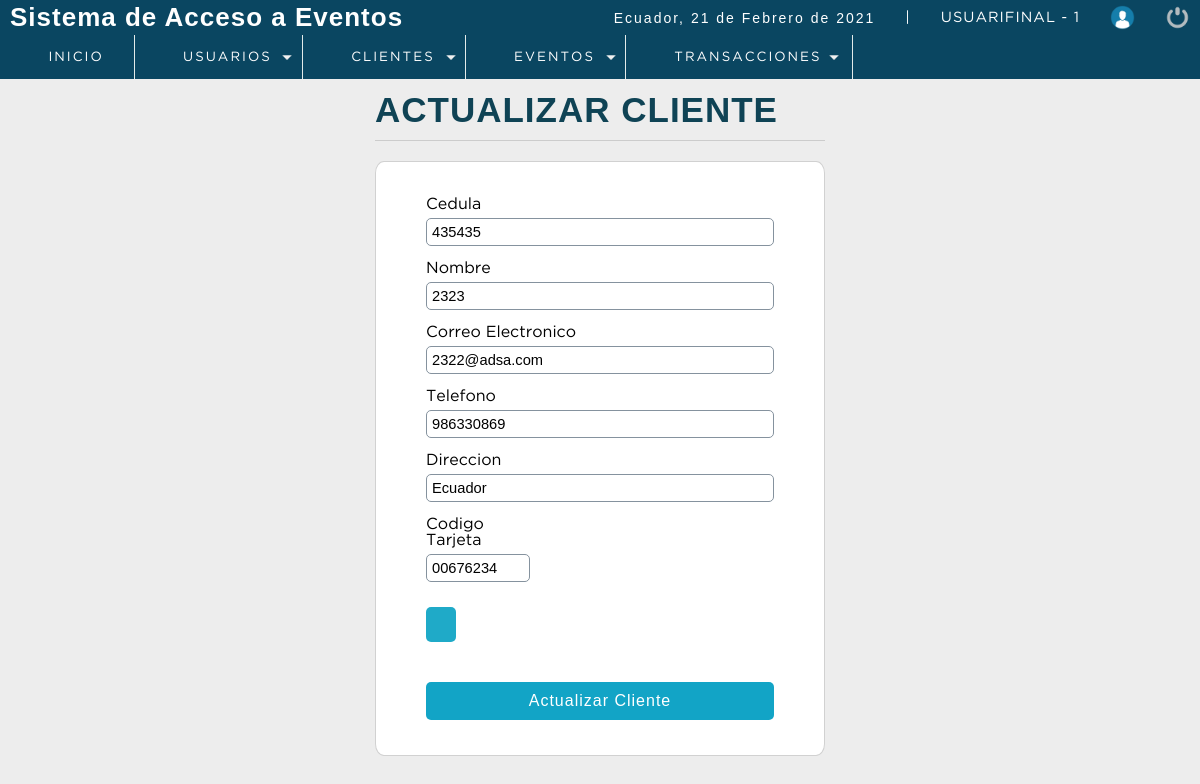
The app's page /P_seminarios/sistema/editar_cliente.php?id=75 (signed in) with its own data.
### tables this page shows
CREATE TABLE `cliente` (
  `idcliente` int(11) NOT NULL,
  `cedula` int(11) DEFAULT NULL,
  `nombre` varchar(80) DEFAULT NULL,
  `apellidos` varchar(80) NOT NULL,
  `Correo` varchar(80) DEFAULT NULL,
  `telefono` int(11) DEFAULT NULL,
  `direccion` text DEFAULT NULL,
  `dateAdd` datetime NOT NULL DEFAULT current_timestamp(),
  `usuario_id` int(11) NOT NULL,
  `status` int(11) NOT NULL DEFAULT 1,
  `cod_tarjeta` varchar(20) NOT NULL
);

### P_seminarios/sistema/editar_cliente.php (the view, shortened to what this page needs)
<?php
 include "../conection.php";
$idcliente = $_REQUEST['id'];
$sql = mysqli_query($conection,"SELECT *
                                FROM cliente
                                WHERE idcliente = $idcliente AND status = 1");
$result_sql = mysqli_num_rows($sql);
if($result_sql == 0){
    header('Location: lista_clientes.php');
}else{
    while ($data = mysqli_fetch_array($sql)) {
            $cedula     = $data['cedula'];
            $nombre     = $data['nombre'];
            $email      = $data['Correo'];
            $telefono   = $data['telefono'];
            $direccion  = $data['direccion'];
            $codTarjeta  = $data['cod_tarjeta'];
    }
}
?>
<!DOCTYPE html>
<html lang="en">
<head>
	<?php include "includes/scripts.php"?>
</head>
<body>
 <?php include "includes/header.php"?>
	<section id="container">
		<div class="form_registre">
        <h1>ACTUALIZAR CLIENTE</h1>
        <hr>
        <form action="" method="post">
            <label for="cedula">Cedula</label>
            <input type="text" name="cedula" id="cedula" placeholder="Numero de Cedula" value="<?php echo $cedula?>">
            <label for="nombre">Nombre</label>
            <input type="text" name="nombre" id="nombre" placeholder="Nombre Completo" value="<?php echo $nombre?>">
            <label for="correo">Correo Electronico</label>
            <input type="email" name="correo" id="correo" placeholder="Correo Electronico" value="<?php echo $email?>">
            <label for="telefono">Telefono</label>
            <input type="number" name="telefono" id="telefono" placeholder="Numero de Telefono" value="<?php echo $telefono?>">
            <label for="direccion">Direccion</label>
            <input type="text" name="direccion" id="direccion" placeholder="Direccion Completa" value="<?php echo $direccion?>">
            <div class="wd30">
                    <label for="">Codigo Tarjeta</label>
                    <input type="text" name="cod_tarjeta" id="cod_tarjeta"  value="<?php echo $codTarjeta?>" required >
                </div>
                <div class="wd30">
                <button class="btn_view " id="btn_refresh" type="button" style="margin: 25px auto 10px auto;" ><i class="fas fa-sync"></i></button>
                </div>
            <input type="submit" value="Actualizar Cliente" class="btn_save">
        </form>
        </div>
	</section>
</body>
</html>

### P_seminarios/sistema/css/style.css (style rules this page uses)
* { margin: 0; padding: 0; box-sizing: border-box; }
body { background: #ededed; }
h1, h2, h3, h4, h5, h6 { font-family: 'arial'; font-weight: bold; letter-spacing: 1px; }
h1 { font-size: 26px; }
#container { padding: 90px 15px 15px; }
.form_registre { width: 450px; margin: auto; }
.form_registre h1 { color: #0f4355; margin-top: auto; }
hr { border: 0; background: #CCC; height: 1px; margin: 10px 0; display: block; }
form { border: 2px solid #78909C; border-radius: 2%; background: #FFF; margin: auto; padding: 20px 50px; border: 1px solid #d1d1d1; }
label { display: block; font-size: 12pt ; font-family: 'GothamBook'; margin: 15px auto 5px auto; }
input,select { display: block; width: 100%; font-size: 11pt; padding: 5px; border: 1px solid #85929e; border-radius: 5px; }
.btn_save { font-size: 12pt; background: #12a4c6; padding: 10px; color: #FFF; letter-spacing: 1px; border: 0; cursor: pointer; margin: 30px auto 15px auto; display: block; border-radius: 5px; }
#container h1 { font-size: 35px; display: inline-block; }
.wd30 { width: 30%; }
.btn_view { background-color: #1faac8; border: 0; border-radius: 5px; cursor: pointer; padding: 10px; margin: 0 3px; color: #FFF; }

### records on screen
cliente: cedula "435435", nombre "2323", correo "2322@adsa.com", telefono "986330869", direccion "Ecuador", cod_tarjeta "00676234"

### other values on screen
fechaC() "21 de Febrero de 2021"
$_SESSION['user'] "USUARIFINAL"
$_SESSION['rol'] "1"
